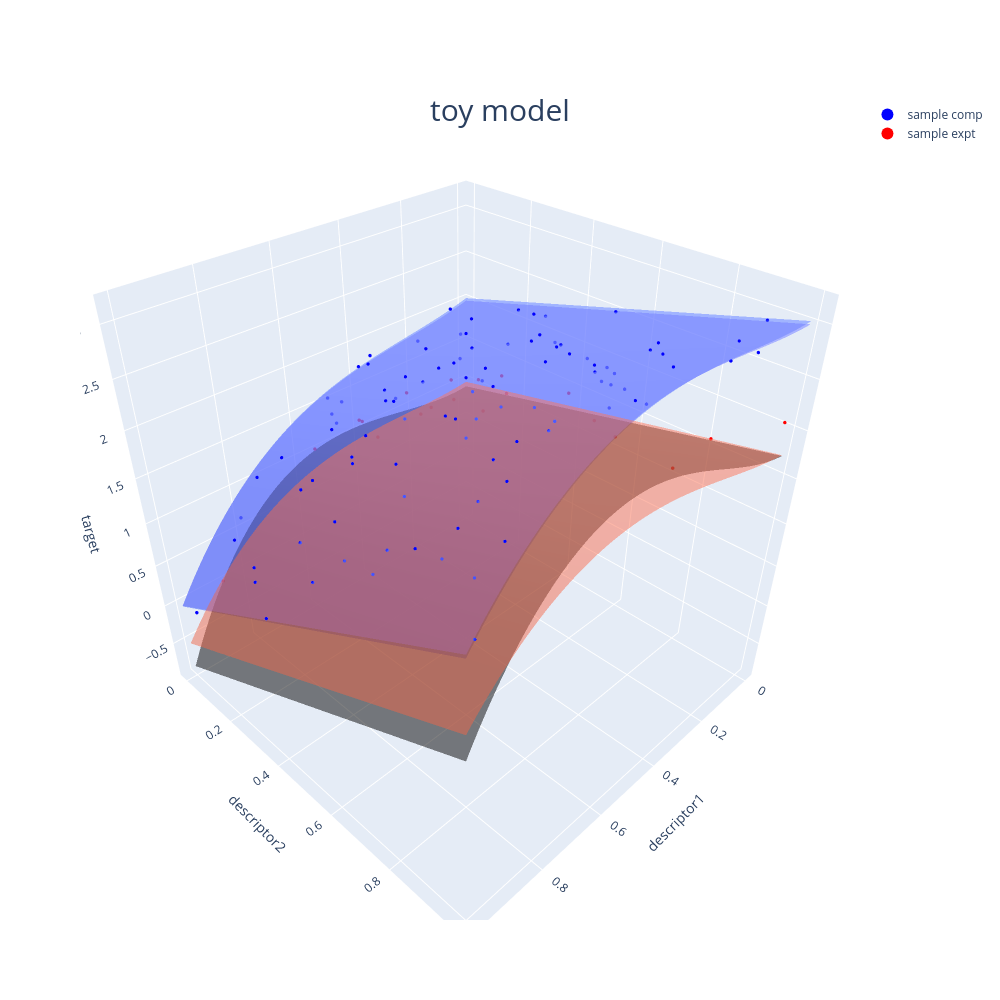

Here is the notebook cell this chart was saved with:
### Code cell
fig = go.Figure(data=[psample_comp, psample_expt, ols_target1_surface, ols_target2_surface, true_target1, true_target2])
fig.update_layout(width=1000,height=1000)
fig.update_layout(scene_aspectmode='cube')
fig.update_layout(
    scene=dict(
        xaxis=dict(title='descriptor1'),
        yaxis=dict(title='descriptor2'),
        zaxis=dict(title='target')
    )
)
fig.update_layout(
    title={
        'text': r'toy model',
        'x': 0.5,
        'y': 0.9,
        'xanchor': 'center',
        'yanchor': 'top',
        'font': dict(size=30)
    }
)
fig.update_layout(legend=dict(font=dict(size=20)))

fig.update_layout(
    legend=go.layout.Legend(
        itemsizing='constant'
    )
)

fig.show()
